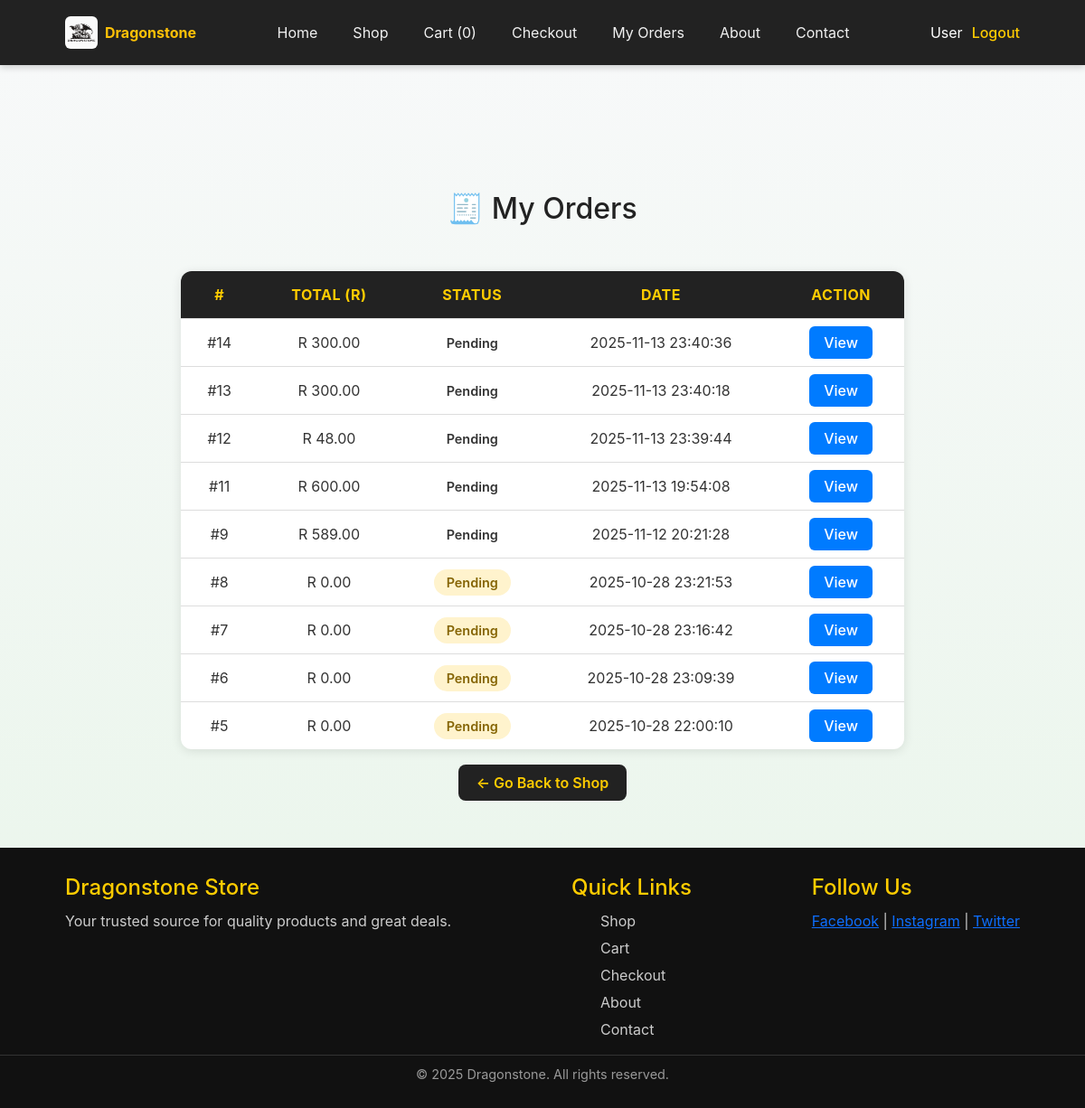
Page /my_orders.php (signed in) on the committed database.
### tables this page shows
CREATE TABLE `orders` (
  `id` int(11) NOT NULL,
  `user_id` int(11) NOT NULL,
  `status` varchar(50) DEFAULT 'Pending',
  `created_at` timestamp NOT NULL DEFAULT current_timestamp(),
  `total_amount` decimal(10,2) DEFAULT NULL,
  `payment_method` varchar(50) DEFAULT NULL
);

### my_orders.php (the view, shortened to what this page needs)
<?php
include '../includes/header.php';
include '../database/db_connect.php';
$user_id = $_SESSION['user_id'];
$sql = "SELECT * FROM orders WHERE user_id = $user_id ORDER BY created_at DESC";
$result = $conn->query($sql);
?>
<div class="my-orders-section">
    <h2>🧾 My Orders</h2>
    <?php if ($result && $result->num_rows > 0): ?>
        <table class="styled-table">
            <thead>
                <tr>
                    <th>#</th>
                    <th>Total (R)</th>
                    <th>Status</th>
                    <th>Date</th>
                    <th>Action</th>
                </tr>
            </thead>
            <tbody>
                <?php while ($row = $result->fetch_assoc()): ?>
                    <tr>
                        <td>#<?= htmlspecialchars($row['id']) ?></td>
                        <td>R <?= number_format($row['total_amount'], 2) ?></td>
                        <td>
                            <span class="status status-<?= htmlspecialchars($row['status']) ?>">
                                <?= ucfirst($row['status']) ?>
                            </span>
                        </td>
                        <td><?= htmlspecialchars($row['created_at']) ?></td>
                        <td>
                            <a href="order_detail.php?id=<?= $row['id'] ?>" class="btn-view">View</a>
                        </td>
                    </tr>
                <?php endwhile; ?>
            </tbody>
        </table>
        <div style="text-align: center; margin-top: 25px;">
            <a href="shop.php" class="btn-primary">← Go Back to Shop</a>
        </div>
    <?php endif; ?>
</div>
<?php include '../includes/footer.php'; ?>

### style.css (style rules this page uses)
* { margin: 0; padding: 0; box-sizing: border-box; }
body { font-family: "Poppins", sans-serif; background: #f8f9fa; color: #333; min-height: 100vh; display: flex; flex-direction: column; }
table { width: 100%; border-collapse: collapse; margin-top: 25px; background: #fff; border-radius: 10px; overflow: hidden; }
th, td { padding: 12px 15px; text-align: left; border-bottom: 1px solid #eee; }
th { background: #222; color: #ffcc00; font-weight: 600; text-transform: uppercase; }
.styled-table { width: 100%; border-collapse: collapse; background: #fff; box-shadow: 0 3px 8px rgba(0, 0, 0, 0.1); border-radius: 12px; overflow: hidden; }
.styled-table th, .styled-table td { padding: 14px 16px; text-align: center; border-bottom: 1px solid #eee; }
.styled-table th { background-color: #f8f8f8; font-weight: bold; color: #444; }
.status { padding: 6px 12px; border-radius: 20px; font-weight: 500; text-transform: capitalize; }
.status-pending { background: #fff3cd; color: #856404; }
.btn-view { background: #007bff; color: #fff; padding: 8px 14px; border-radius: 6px; text-decoration: none; transition: background 0.3s; }
.btn-primary { background-color: #28a745; color: #fff; padding: 10px 20px; text-decoration: none; border-radius: 6px; font-weight: 500; transition: 0.3s; }
:root { --primary-green: #2e7d32; --secondary-earth: #8d6e63; --accent-leaf: #4caf50; }
body { font-family: 'Inter', sans-serif; background: linear-gradient(to bottom, #f8f9fa, #e8f5e9); }

### my_orders.php (style rules this page uses)
body { background: linear-gradient(to bottom, #f8f9fa, #e8f5e9); }
.my-orders-section { min-height: 75vh; display: flex; flex-direction: column; align-items: center; justify-content: center; text-align: center; padding: 60px 20px; }
.my-orders-section h2 { font-size: 2rem; color: #222; margin-bottom: 25px; display: flex; align-items: center; justify-content: center; gap: 8px; }
.styled-table { width: 90%; max-width: 800px; border-collapse: collapse; font-size: 1rem; background-color: #fff; box-shadow: 0 2px 12px rgba(0, 0, 0, 0.1); border-radius: 12px; overflow: hidden; }
.styled-table th, .styled-table td { padding: 14px 20px; border-bottom: 1px solid #ddd; }
.styled-table th { background-color: #222; color: #ffcc00; text-transform: uppercase; letter-spacing: 0.5px; }
.styled-table tr:last-child td { border-bottom: none; }
.status { padding: 6px 14px; border-radius: 25px; font-weight: 600; font-size: 0.9rem; }
.status-pending { background-color: #fff3cd; color: #856404; }
.btn-view { padding: 8px 16px; background-color: #007bff; color: white; border-radius: 6px; text-decoration: none; font-weight: 500; transition: 0.3s ease; }
.btn-primary { background-color: #222; color: #ffcc00; padding: 10px 20px; text-decoration: none; border-radius: 8px; font-weight: 600; transition: 0.3s ease; }

### rows in the picture
orders: id "14", total_amount "300.00", status "Pending", created_at "2025-11-13 23:40:36"
orders: id "13", total_amount "300.00", status "Pending", created_at "2025-11-13 23:40:18"
orders: id "12", total_amount "48.00", status "Pending", created_at "2025-11-13 23:39:44"
orders: id "11", total_amount "600.00", status "Pending", created_at "2025-11-13 19:54:08"
orders: id "9", total_amount "589.00", status "Pending", created_at "2025-11-12 20:21:28"
orders: id "8", total_amount "0.00", status "Pending", created_at "2025-10-28 23:21:53"
orders: id "7", total_amount "0.00", status "Pending", created_at "2025-10-28 23:16:42"
orders: id "6", total_amount "0.00", status "Pending", created_at "2025-10-28 23:09:39"
orders: id "5", total_amount "0.00", status "Pending", created_at "2025-10-28 22:00:10"

### other values in the picture
$cart_count "0"
$_SESSION['user_name'] "User"
